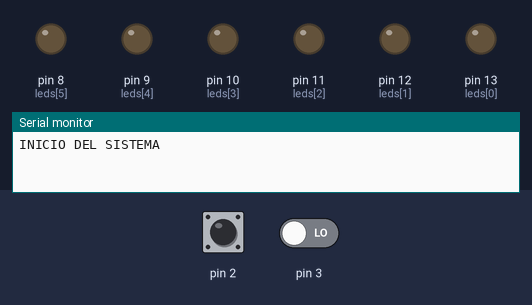
Bench run of a sketch on a simulated Arduino Uno, built with avr-gcc and run on an emulated ATmega328P. On the bench: output pins drawn as LEDs (lit = HIGH), the last lines printed to the serial monitor. The test bench sets the inputs (shaded band); at power-on: pin 2 LOW, pin 3 LOW.

Above: at 1.2 s.
1.3 s: pin 2 driven HIGH
2.8 s: pin 3 driven HIGH
4.3 s: pin 2 pulsed LOW 2 times (0.12 s each, 0.3 s apart)
At 4.49 s:
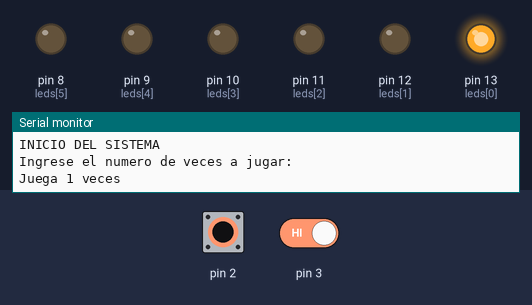
At 5.05 s:
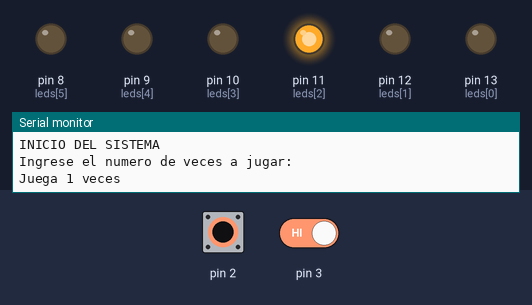
Timing chart, 0 to 7.5 s (numbered marks = the images above; inputs shaded):
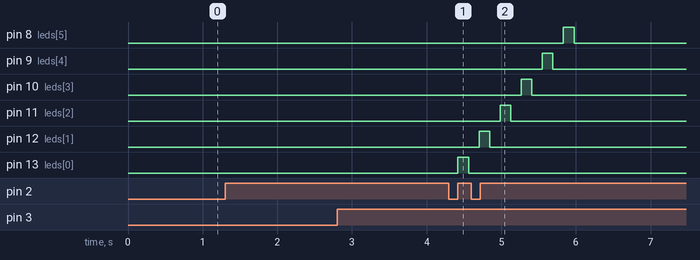

The sketch:

FarinangoRafael_DEBER4.2_SE.ino
```cpp
/*
 *CAPITULO IV: PERIFERICOS ESPECIALES
 *DEBER 4.2: MANEJ0 DE INTERRUPCIONES
 *OBJETIVO: ACTIVAR JUEGO DE LEDS POR MEDIO DE LA INTERRUPCION 0 Y LA SELECCION DEL NUMERO DE VECES QUE QUERRAMOS JUGAR SE HARA CON LA OTRA INTERRUPCION 1
 *NOMBRE: RAFAEL FARINANGO
 */

const int leds[6] = {13,12,11,10,9,8};
volatile int on = 0;
int cont = 0;
int a = 0;
boolean bandera = false;


void setup() {
  Serial.begin(9600);
  Serial.println("INICIO DEL SISTEMA");
  for(int i=0; i<6 ;i++){
    pinMode(leds[i],OUTPUT);
  }
  attachInterrupt(0,activacion,RISING);    //interupcion 0 se habilita
  attachInterrupt(1,contador,RISING);
}


void loop() {

}


void activacion(){
  cont++;
  //Serial.println(cont);
  if(cont == 1){
    Serial.println("Ingrese el numero de veces a jugar:");
  }
  else if (cont == 2){
    bandera = true;
    //Serial.println("Inicio del juego");
    luces();
  }
  else{
    Serial.println("Fin del juego :) ");
    on = 0;
    cont = 0;
    bandera = false;
  }
}


void contador(){
  if(cont == 1){
  on++;
  Serial.println(String("Juega ")+String(on)+String(" veces"));
  }
}


void luces(){
  if(bandera == true){
    for(int i=0; i<on; i++){
      for(int j=0; j<6; j++){
        digitalWrite(leds[j],HIGH);
        delay(30000);
        digitalWrite(leds[j],LOW);
        delay(30000);
      }
    }
  }
}
```

Measured:
- after the input at 4.3 s, pin 8 (leds[5]): LOW → HIGH after 1.5 s, → LOW 0.14 s later; pin 9 (leds[4]): LOW → HIGH after 1.3 s, → LOW 0.14 s later; pin 10 (leds[3]): LOW → HIGH after 0.97 s, → LOW 0.14 s later; pin 11 (leds[2]): LOW → HIGH after 0.69 s, → LOW 0.14 s later; pin 12 (leds[1]): LOW → HIGH after 0.40 s, → LOW 0.14 s later
